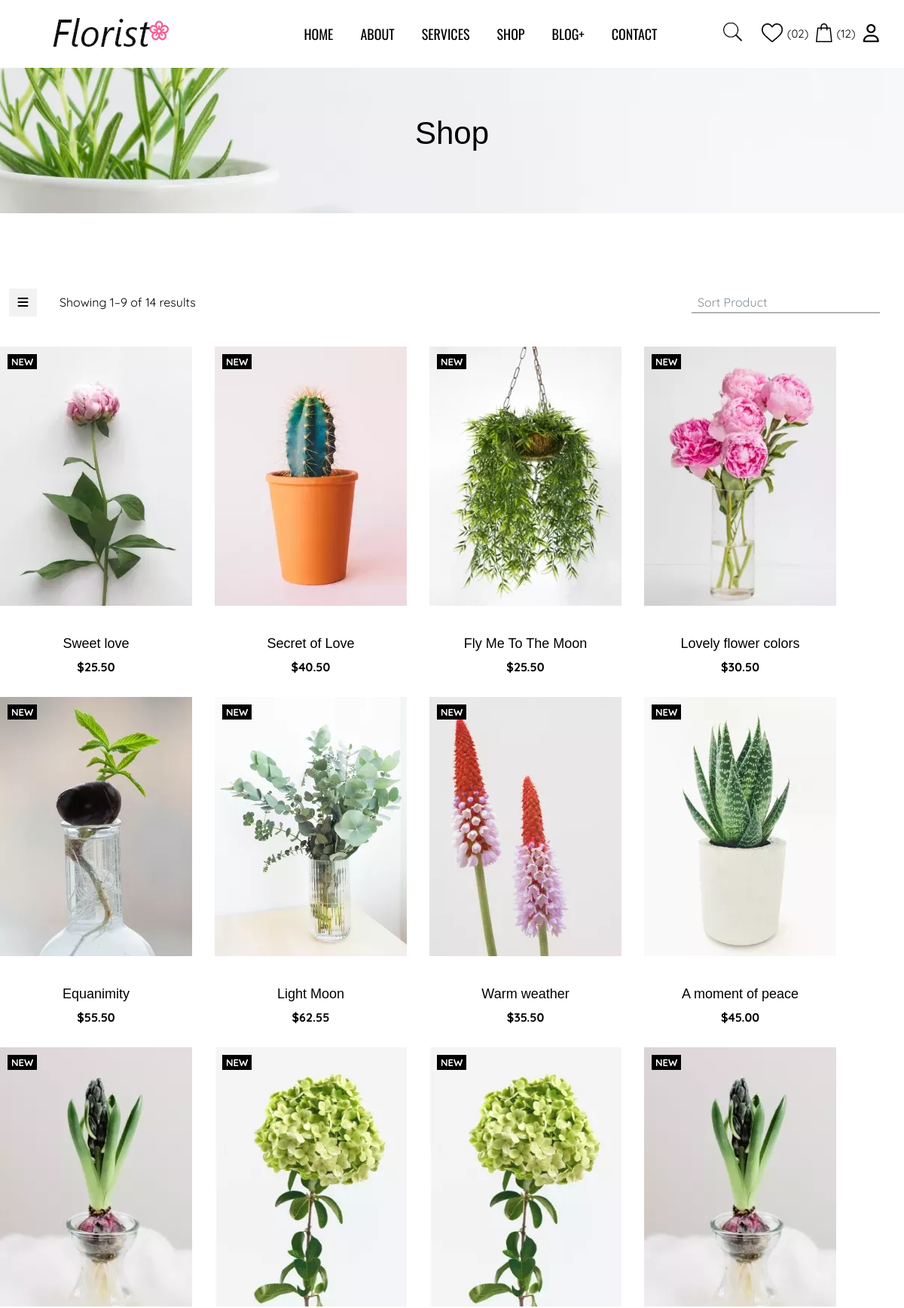
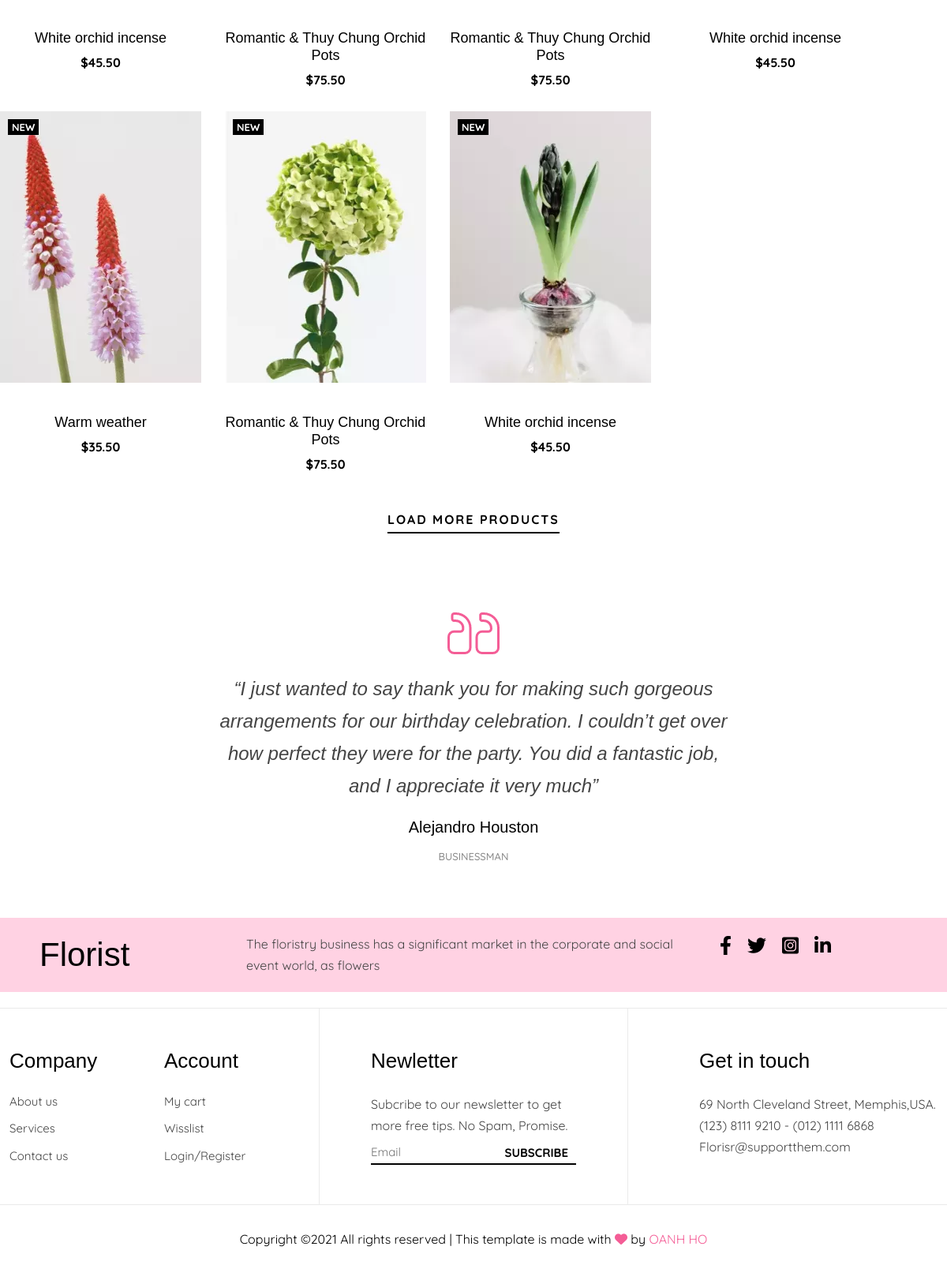
Screenshot of /site/home?shop with the database file from the repository (2 pictures, top to bottom).
### tables this page shows
CREATE TABLE `product` (
  `idProduct` int(11) NOT NULL,
  `nameProduct` varchar(100) NOT NULL,
  `price` varchar(20) NOT NULL,
  `imgUrl` varchar(100) NOT NULL DEFAULT 'products/non-img-product.png',
  `content` text NOT NULL,
  `highlight` int(11) NOT NULL COMMENT '0(non-highlight) / 1(highlight)',
  `date` date NOT NULL,
  `view` int(11) NOT NULL DEFAULT 0,
  `idType` int(11) NOT NULL
);

### site/home/index.php (called while the page is built, shortened)
<?php
require '../../global.php';
require "../../daos/pdo__product.php";
extract($_REQUEST);
$page_size = 10;
if (exist_param("shop")) {
    $productList = product__selectAll($page_size);
} else if (exist_param("about")) {
    $VIEW_NAME = "home/about.php";
} else if (exist_param("services")) {
    $VIEW_NAME = "home/services.php";
} else if (exist_param("blog")) {
    $VIEW_NAME = "home/blog.php";
} else if (exist_param("contact")) {
    $VIEW_NAME = "home/contact.php";
} else {
    $showCategory = category__selectShow();
    $productList = product__selectHighlight($page_size);
    $VIEW_NAME = "home/main.php";
}
require '../layout.php';

### global.php (called while the page is built, shortened)
<?php
$ROOT_URL = '../..';
$ASSETS_URL = "$ROOT_URL/assets";
$VENDOR_URL = "$ROOT_URL/vendor";
$SITE_URL = "$ROOT_URL/site";

### daos/pdo.php (called while the page is built, shortened)
<?php
function pdo_get_connection()
{
    $servername = "localhost";
    $username = "root";
    $password = "";
    $option = array(PDO::MYSQL_ATTR_INIT_COMMAND => "SET NAMES utf8");
    try {
        $conn = new PDO("mysql:host=$servername;dbname=flowers_data", $username, $password, $option);
        $conn->setAttribute(PDO::ATTR_ERRMODE, PDO::ERRMODE_EXCEPTION);
        return $conn;
    } catch (PDOException $e) {
        echo "Connection failed: " . $e->getMessage();
    }
}
function pdo_query($sql)
{
    $sql_args = array_slice(func_get_args(), 1);
    try {
        $conn = pdo_get_connection();
        $stmt = $conn->prepare($sql);
        $stmt->execute($sql_args);
        $result = $stmt->fetchAll(PDO::FETCH_ASSOC);
        return $result;
    } catch (PDOException $e) {
        throw $e;
    } finally {
        unset($conn);
    }
}

### daos/pdo__product.php (called while the page is built, shortened)
<?php
require_once 'pdo.php';
function product__selectAll()
{
    $sql = "select * from product order by date";
    return pdo_query($sql);
}

### site/home/shop.php (the view, shortened to what this page needs)
<div class="small-hero">
    <h2 class="main-title">Shop</h2>
</div>
<section class="product">
    <div class="container">
        <div class="product__control">
            <div class="product__control-choose">
                <i class="fas fa-bars"></i>
                <p>Showing 1–9 of 14 results</p>
            </div>
            <div class="product__control-sort">
                <div class="sel sel--black-panther">
                </div>
            </div>
        </div>
        <div class="product__main">
            <div class="row">
                <?php foreach ($productList as $item) { ?>
                    <div class="product__item">
                        <div class="label">New</div>
                        <div class="product__item-img">
                            <img src="<?= $ASSETS_URL ?>/images/<?= $item['imgUrl'] ?>" alt="" />
                        </div>
                        <div class="product__item-content">
                            <h4 class="small-title"><?= $item['nameProduct'] ?></h4>
                            <div class="price"><?= $item['price'] ?></div>
                        </div>
                    </div>
                <?php } ?>
            </div>
            <h3 class="view-all sub-title">
                <a href="#">Load More Products</a>
            </h3>
        </div>
    </div>
</section>

### site/base/head.php (shortened to what this page needs)
<!DOCTYPE html>
<html lang="en">
<head>
    <link rel="stylesheet" href="https://cdnjs.cloudflare.com/ajax/libs/normalize/8.0.1/normalize.min.css" />
    <link rel="stylesheet" href="https://cdnjs.cloudflare.com/ajax/libs/font-awesome/6.0.0-beta2/css/all.min.css" />
    <link rel="stylesheet" href="<?= $VENDOR_URL ?>/grid_sytem/css/style.min.css" />
    <link rel="stylesheet" href="<?= $ASSETS_URL ?>/css/style.min.css">
</head>

### site/layout.php (shortened to what this page needs)
<?php require 'base/head.php' ?>
<body>
    <div id="main">
        <?php require 'base/header.php' ?>
        <main>
            <?php require $VIEW_NAME ?>
            <div class="maxim">
                <div class="maxim-icon">
                    <img src="<?= $ASSETS_URL ?>/images/xquote.webp" alt="" />
                </div>
                <p class="maxim-content">
                    “I just wanted to say thank you for making such gorgeous
                    arrangements for our birthday celebration. I couldn’t get over how
                    perfect they were for the party. You did a fantastic job, and I
                    appreciate it very much”
                </p>
                <h4 class="small-title">Alejandro Houston</h4>
                <span>Businessman</span>
            </div>
        </main>
        <?php require 'base/footer.php' ?>
    </div>
</body>
</html>

### site/base/header.php (shortened to what this page needs)
<header class="header">
    <div class="header__logo">
        <a href="<?= $SITE_URL ?>/home"><img src="<?= $ASSETS_URL ?>/images/logo.webp" alt="" /></a>
    </div>
    <nav class="navbar">
        <ul class="navbar__list">
            <li class="navbar__link"><a href="<?= $SITE_URL ?>/home">Home</a></li>
            <li class="navbar__link"><a href="<?= $SITE_URL ?>/home?about">About</a></li>
            <li class="navbar__link"><a href="<?= $SITE_URL ?>/home?services">Services</a></li>
            <li class="navbar__link"><a href="<?= $SITE_URL ?>/home?shop">Shop</a></li>
            <li class="navbar__link"><a href="<?= $SITE_URL ?>/home?blog">Blog+</a></li>
            <li class="navbar__link"><a href="<?= $SITE_URL ?>/home?contact">Contact</a></li>
        </ul>
        <div class="navbar__control">
            <div class="navbar__control-search">
                <a href="#"><img src="<?= $ASSETS_URL ?>/images/search.webp" alt="" /></a>
            </div>
            <div class="navbar__control-interact">
                <a href="#"><img src="<?= $ASSETS_URL ?>/images/like.webp" alt="" /></a>
                <span>(02)</span>
            </div>
            <div class="navbar__control-interact">
                <a href="#"><img src="<?= $ASSETS_URL ?>/images/cart.webp" alt="" /></a>
                <span>(12)</span>
            </div>
            <?php require "../home/login.php" ?>
        </div>
    </nav>
</header>

### site/home/login.php (shortened to what this page needs)
<div class="navbar__control-client">
    <?php
    $name = explode(' ', $_SESSION['user']['fullName']);
    if (isset($_SESSION['user'])) { ?>
        <div class="navbar__link ac">
            <p><?= $name[0] ?></p>
        </div>
        <div class="dropdown">
            <ul>
                <li class="link">
                    <a href="../account/logout.php"><span>Log out</span></a>
                </li>
                <li class="login-link">
                    <a href=""><span>Change password</span></a>
                </li>
                <?php if ($_SESSION['user']['role']) { ?>
                    <li class="login-link">
                        <a href="<?= $ADMIN_URL ?>"><span>Website management</span></a>
                    </li>
                <?php  } ?>
            </ul>
        </div>
    <?php } else { ?>
        <i class="far fa-user"></i>
    <?php  } ?>
</div>

### site/base/footer.php
<footer class="footer">
    <div class="footer__head">
        <div class="container">
            <div class="row">
                <div class="footer__head-logo col-l-3">
                    <h2 class="main-title">Florist</h2>
                </div>
                <div class="footer__head-text col-l-6">
                    <p>
                        The floristry business has a significant market in the
                        corporate and social event world, as flowers
                    </p>
                </div>
                <div class="footer__head-social col-l-3">
                    <ul>
                        <li>
                            <a href="#"><i class="fab fa-facebook-f"></i></a>
                        </li>
                        <li>
                            <a href="#"><i class="fab fa-twitter"></i></a>
                        </li>
                        <li>
                            <a href="#"><i class="fab fa-instagram-square"></i></a>
                        </li>
                        <li>
                            <a href="#"><i class="fab fa-linkedin-in"></i></a>
                        </li>
                    </ul>
                </div>
            </div>
        </div>
    </div>
    <div class="footer__body">
        <div class="container row">
            <div class="col-l-2 footer__nav">
                <h3 class="small-title">Company</h3>
                <ul>
                    <li><a href="#">About us</a></li>
                    <li><a href="#">Services</a></li>
                    <li><a href="#">Contact us</a></li>
                </ul>
            </div>
            <div class="col-l-2 footer__nav">
                <h3 class="small-title">Account</h3>
                <ul>
                    <li><a href="#">My cart</a></li>
                    <li><a href="#">Wisslist</a></li>
                    <li><a href="#">Login/Register</a></li>
                </ul>
            </div>
            <div class="col-l-4 footer__newletter">
                <h3 class="small-title">Newletter</h3>
                <p class="ft-content">
                    Subcribe to our newsletter to get more free tips. No Spam,
                    Promise.
                </p>
                <form action="#">
                    <input type="email" name="email" placeholder="Email" />
                    <button type="submit">Subscribe</button>
                </form>
            </div>
            <div class="col-l-4 footer__address">
                <h3 class="small-title">Get in touch</h3>
                <p class="ft-content">69 North Cleveland Street, Memphis,USA.</p>
                <p class="ft-content">(123) 8111 9210 - (012) 1111 6868</p>
                <p class="ft-content">Florisr@supportthem.com</p>
            </div>
        </div>
    </div>
</footer>
<div class="copyright">
    <p>
        Copyright ©2021 All rights reserved | This template is made with
        <i class="fas fa-heart"></i>
        by
        <a href="#">OANH HO</a>
    </p>
</div>

### rows the page displays
product: imgUrl (picture), nameProduct "Sweet love", price "$25.50"
product: imgUrl (picture), nameProduct "Secret of Love", price "$40.50"
product: imgUrl (picture), nameProduct "Fly Me To The Moon", price "$25.50"
product: imgUrl (picture), nameProduct "Lovely flower colors", price "$30.50"
product: imgUrl (picture), nameProduct "Equanimity", price "$55.50"
product: imgUrl (picture), nameProduct "Light Moon", price "$62.55"
product: imgUrl (picture), nameProduct "Warm weather", price "$35.50"
product: imgUrl (picture), nameProduct "A moment of peace", price "$45.00"
product: imgUrl (picture), nameProduct "White orchid incense", price "$45.50"
product: imgUrl (picture), nameProduct "Romantic & Thuy Chung Orchid Pots", price "$75.50"
product: imgUrl (picture), nameProduct "Romantic & Thuy Chung Orchid Pots", price "$75.50"
product: imgUrl (picture), nameProduct "White orchid incense", price "$45.50"
product: imgUrl (picture), nameProduct "Warm weather", price "$35.50"
product: imgUrl (picture), nameProduct "Romantic & Thuy Chung Orchid Pots", price "$75.50"
product: imgUrl (picture), nameProduct "White orchid incense", price "$45.50"
